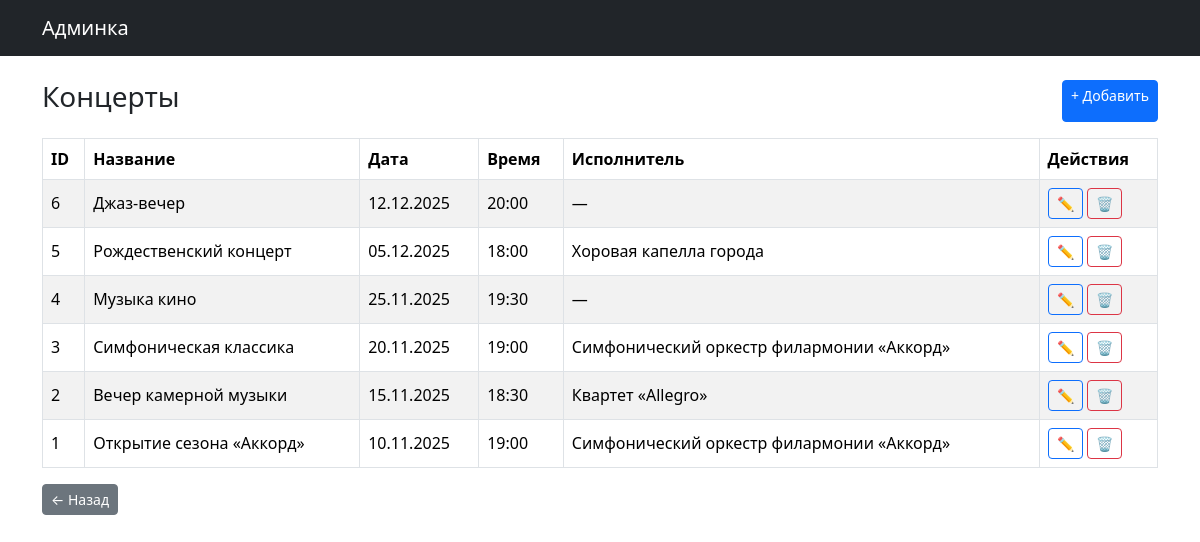
The page /admin/concerts_list.php (signed in) on the database its author committed.
### tables this page shows
CREATE TABLE IF NOT EXISTS concerts (
  id INT AUTO_INCREMENT PRIMARY KEY,
  title VARCHAR(255) NOT NULL,
  date DATE NOT NULL,
  time TIME NOT NULL,
  hall VARCHAR(255) DEFAULT 'Большой зал',
  price DECIMAL(8,2) DEFAULT 0,
  performer_id INT DEFAULT NULL,
  description TEXT,
  image VARCHAR(255) DEFAULT 'assets/img/placeholder.jpg',
  FOREIGN KEY (performer_id) REFERENCES performers(id) ON DELETE SET NULL
);

CREATE TABLE IF NOT EXISTS performers (
  id INT AUTO_INCREMENT PRIMARY KEY,
  name VARCHAR(255) NOT NULL,
  genre VARCHAR(255) DEFAULT NULL,
  bio TEXT,
  photo VARCHAR(255) DEFAULT 'assets/img/placeholder.jpg'
);

### admin/concerts_list.php (the view, shortened to what this page needs)
<?php
require_once __DIR__.'/../config.php';
$stmt=$pdo->query("SELECT c.*,p.name AS performer_name FROM concerts c LEFT JOIN performers p ON c.performer_id=p.id ORDER BY c.date DESC");
$concerts=$stmt->fetchAll();
?>
<!doctype html>
<html lang="ru"><head><meta charset="utf-8"><title>Концерты</title>
<link href="https://cdn.jsdelivr.net/npm/bootstrap@5.3.3/dist/css/bootstrap.min.css" rel="stylesheet"></head>
<body>
<nav class="navbar navbar-dark bg-dark mb-4"><div class="container"><a class="navbar-brand" href="/philharmonia/admin/dashboard.php">Админка</a></div></nav>
<div class="container">
  <div class="d-flex justify-content-between mb-3">
    <h1 class="h3">Концерты</h1>
    <a href="/philharmonia/admin/concert_edit.php" class="btn btn-primary btn-sm">+ Добавить</a>
  </div>
  <table class="table table-bordered table-striped align-middle">
    <thead><tr><th>ID</th><th>Название</th><th>Дата</th><th>Время</th><th>Исполнитель</th><th>Действия</th></tr></thead>
    <tbody>
      <?php foreach($concerts as $c): ?>
      <tr>
        <td><?= $c['id'] ?></td>
        <td><?= htmlspecialchars($c['title']) ?></td>
        <td><?= date('d.m.Y',strtotime($c['date'])) ?></td>
        <td><?= substr($c['time'],0,5) ?></td>
        <td><?= htmlspecialchars($c['performer_name'] ?? '—') ?></td>
        <td>
          <a class="btn btn-sm btn-outline-primary" href="/philharmonia/admin/concert_edit.php?id=<?= $c['id'] ?>">✏️</a>
          <a class="btn btn-sm btn-outline-danger" onclick="return confirm('Удалить?')" href="/philharmonia/admin/concert_delete.php?id=<?= $c['id'] ?>">🗑</a>
        </td>
      </tr>
      <?php endforeach; ?>
    </tbody>
  </table>
  <a href="/philharmonia/admin/dashboard.php" class="btn btn-secondary btn-sm">← Назад</a>
</div>
</body></html>

### rows shown on the page
concerts: id "6", title "Джаз-вечер", date "12.12.2025", time "20:00", performer_name "—"
concerts: id "5", title "Рождественский концерт", date "05.12.2025", time "18:00", performer.name "Хоровая капелла города"
concerts: id "4", title "Музыка кино", date "25.11.2025", time "19:30", performer_name "—"
concerts: id "3", title "Симфоническая классика", date "20.11.2025", time "19:00", performer.name "Симфонический оркестр филармонии «Аккорд»"
concerts: id "2", title "Вечер камерной музыки", date "15.11.2025", time "18:30", performer.name "Квартет «Allegro»"
concerts: id "1", title "Открытие сезона «Аккорд»", date "10.11.2025", time "19:00", performer.name "Симфонический оркестр филармонии «Аккорд»"
